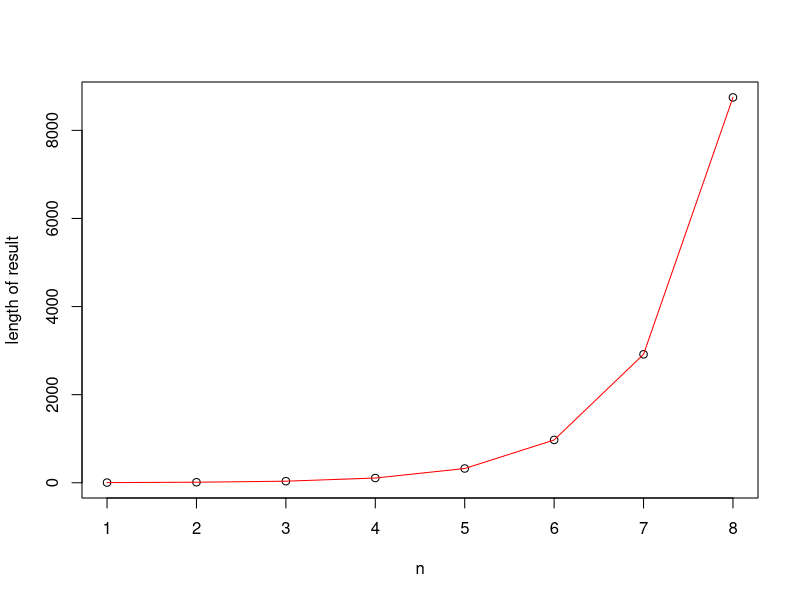

This chart was generated by the following R code:
## ---- chunk 1
truth <- list(
              c("A", "C", "G", "T"),
              c("AC", "AG", "AT",
                "CA", "CG", "CT",
                "GA", "GC", "GT",
                "TA", "TC", "TG"),
              c("ACA", "ACG", "ACT",
                "AGA", "AGC", "AGT",
                "ATA", "ATC", "ATG",
                "CAC", "CAG", "CAT",
                "CGA", "CGC", "CGT",
                "CTA", "CTC", "CTG",
                "GAC", "GAG", "GAT",
                "GCA", "GCG", "GCT",
                "GTA", "GTC", "GTG",
                "TAC", "TAG", "TAT",
                "TCA", "TCG", "TCT",
                "TGA", "TGC", "TGT"))
## ---- chunk 2
4 * (3^(0:2))
sapply(truth, length)
## ---- chunk 3
sequences <- function (n) {
    bases <- c("A", "C", "G", "T")
    if (n==1) {
        out <- bases
    } else {
        out <- c()
        smaller <- sequences(n-1)
        for (x in bases) {
            omit <- (substr(smaller, 1, 1) == x)
            out <- c(out, paste0(x, smaller[!omit]))
        }
    }
    return(out)
}
## ---- chunk 4
all(sequences(1) == truth[[1]])
all(sequences(2) == truth[[2]])
all(sequences(3) == truth[[3]])
results <- sapply(1:8, sequences)
plot(sapply(results, length), xlab='n', ylab='length of result')
lines(1:8, 4*3^(0:7), col='red')
